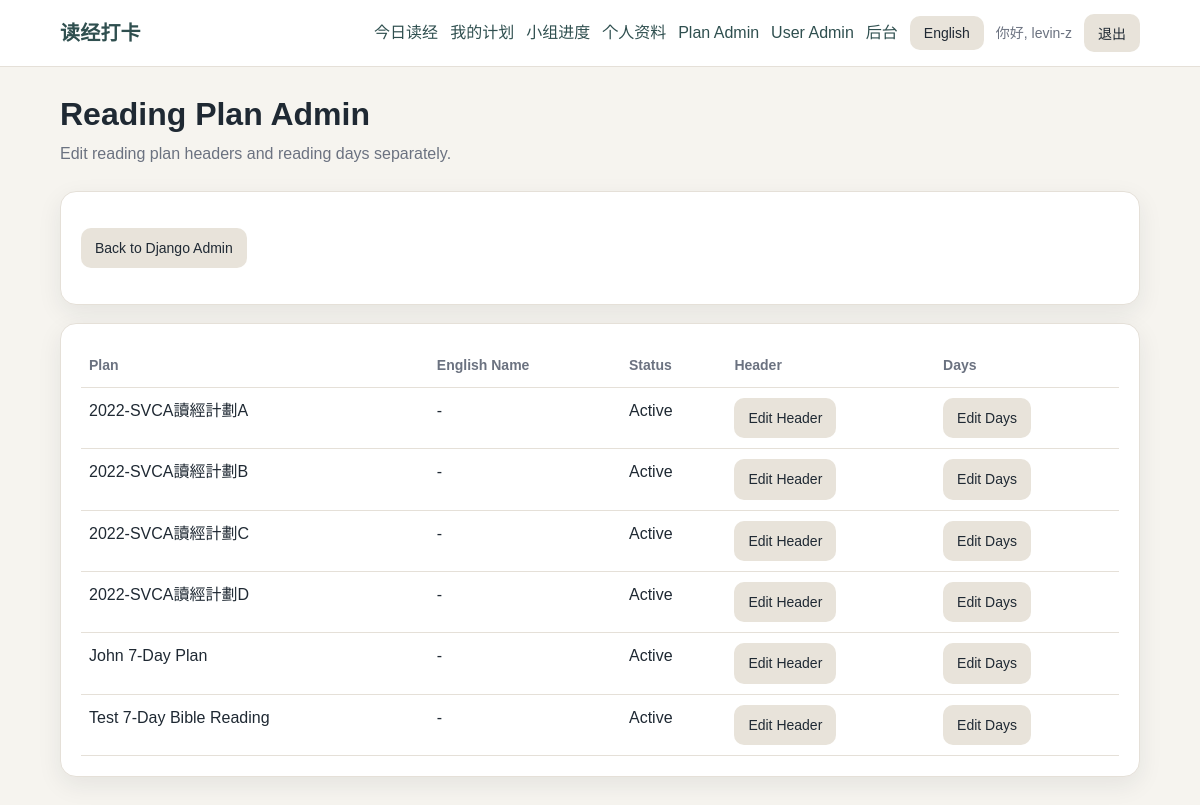
The page /staff/reading-plans/ (signed in) on the database as committed earlier.
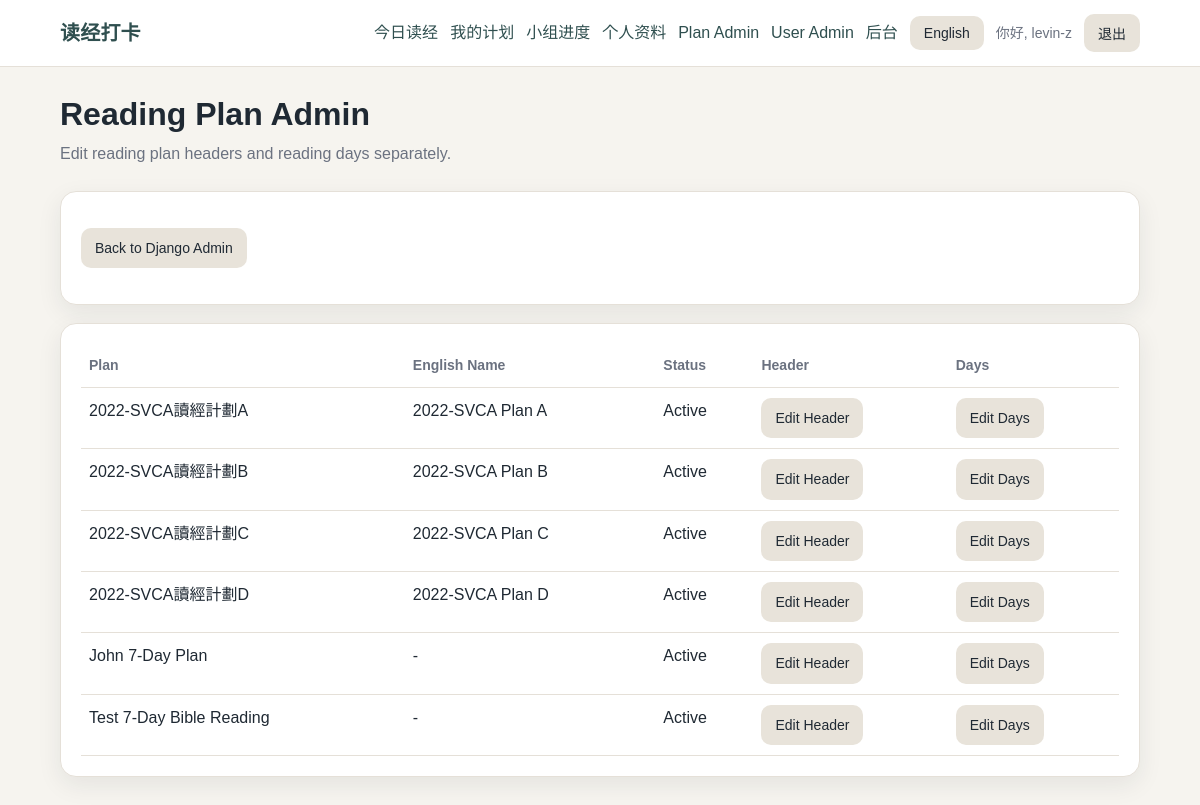
The same page on the database as committed later.
### reading/models.py (models this page shows, shortened)
class ReadingPlan(models.Model):
    name = models.CharField(max_length=120, unique=True)
    name_en = models.CharField(max_length=120, blank=True)
    description = models.TextField(blank=True)
    description_en = models.TextField(blank=True)
    is_active = models.BooleanField(default=True)

### reading/admin_views.py (the view)
@staff_member_required
def staff_reading_plan_list(request):
    plans = ReadingPlan.objects.order_by("name")
    return render(
        request,
        "reading/staff/reading_plan_list.html",
        {
            "plans": plans,
        },
    )

### accounts/context_processors.py (called while the page is built)
def language_context(request):
    language = get_user_language(request)
    other_language = "en" if language == "zh" else "zh"
    return {
        "language": language,
        "language_label": SUPPORTED_LANGUAGES[language],
        "other_language": other_language,
        "other_language_label": SUPPORTED_LANGUAGES[other_language],
        "supported_languages": SUPPORTED_LANGUAGES,
        "ui": UI_TEXT[language],
    }

### accounts/language.py (called while the page is built)
def normalize_language(language):
    if language in SUPPORTED_LANGUAGES:
        return language
    return DEFAULT_LANGUAGE

def get_user_language(request):
    language = request.GET.get("lang") or request.session.get("language")
    if language:
        return normalize_language(language)
    if request.user.is_authenticated:
        profile = getattr(request.user, "profile", None)
        if profile and profile.preferred_language:
            return normalize_language(profile.preferred_language)
    return DEFAULT_LANGUAGE

### templates/reading/staff/reading_plan_list.html (shortened to what this page needs)
{% extends "base.html" %}
{% block content %}
<div class="page-header">
    <h1 class="page-title">Reading Plan Admin</h1>
    <p class="page-subtitle">
        Edit reading plan headers and reading days separately.
    </p>
</div>
<div class="card">
    <p>
        <a class="button button-secondary" href="{% url 'admin:index' %}">
            Back to Django Admin
        </a>
    </p>
</div>
{% if plans %}
<div class="card">
    <div class="table-wrap">
        <table>
            <thead>
                <tr>
                    <th>Plan</th>
                    <th>English Name</th>
                    <th>Status</th>
                    <th>Header</th>
                    <th>Days</th>
                </tr>
            </thead>
            <tbody>
                {% for plan in plans %}
                <tr>
                    <td>{{ plan.name }}</td>
                    <td>{{ plan.name_en|default:"-" }}</td>
                    <td>
                        {% if plan.is_active %}
                        Active
                        {% else %}
                        Inactive
                        {% endif %}
                    </td>
                    <td>
                        <a class="button button-secondary"
                           href="{% url 'staff_reading_plan_header' plan.id %}">
                            Edit Header
                        </a>
                    </td>
                    <td>
                        <a class="button button-secondary"
                           href="{% url 'staff_reading_plan_days' plan.id %}">
                            Edit Days
                        </a>
                    </td>
                </tr>
                {% endfor %}
            </tbody>
        </table>
    </div>
</div>
{% else %}
<div class="card">
    <p>No reading plans found.</p>
</div>
{% endif %}
{% endblock %}

Rows that differ between the two databases and show on the page:
changed ReadingPlan: name_en "-" → "2022-SVCA Plan A"
changed ReadingPlan: name_en "-" → "2022-SVCA Plan B"
changed ReadingPlan: name_en "-" → "2022-SVCA Plan C"
changed ReadingPlan: name_en "-" → "2022-SVCA Plan D"
